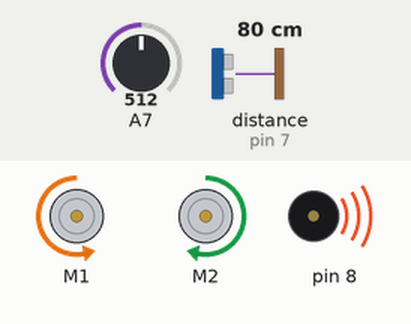
The sketch below on a simulated Arduino Uno, built with avr-gcc and run on an emulated ATmega328P. Parts: 2 × DC motor (green arrow = forward, orange = backward, longer = faster), buzzer (waves = sounding). The test bench sets the inputs (shaded band); at power-on: A7 = 512, distance to the obstacle (sensor on pin 7) 80 cm.

Above: at 4.8 s.
4.9 s: A7 set to 490
At 7.8 s:
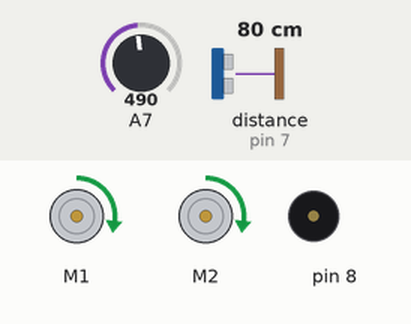
9.9 s: A7 set to 519
At 10.3 s:
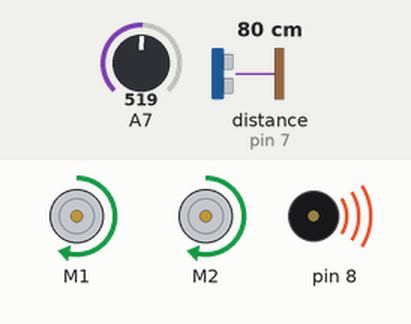
19.3 s: A7 set to 306
At 22.4 s:
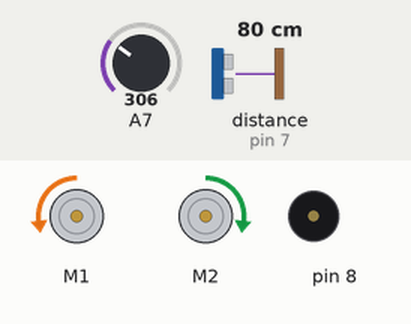
24.3 s: A7 set to 510
At 25.8 s:
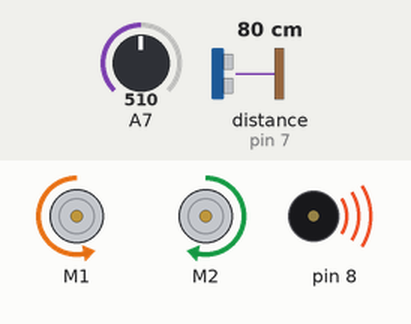
Timing chart, 0 to 34.4 s (numbered marks = the images above; inputs shaded):
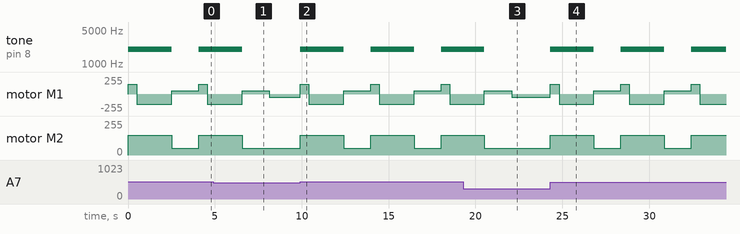

The sketch:

badrobot.ino
```cpp
#include <Makeblock.h>
#include <Arduino.h>
#include <SoftwareSerial.h>
#include <Wire.h>


MeSoundSensor mySound(PORT6);
MeUltrasonicSensor ultraSensor(PORT_7);
MeDCMotor motor1(M1);
MeDCMotor motor2(M2);

int sound = 0;
int distance = 0;

void setup(){
 Serial.begin(9600);
}

void loop(){
 sound = mySound.strength();
 distance = ultraSensor.distanceCm();
 //robot drives in one direction
 motor1.run(-50);
 motor2.run(50);

 //yell at robot
 if (sound > 500){
   //spin
   motor1.run(150);
   motor2.run(150);
   buzzerOn();
   delay(500);
   //run away
   motor1.run(-150);
   motor2.run(150);
   delay(2000);
   buzzerOff();
   //forgets you hate him and returns
   motor1.run(50);
   motor2.run(50);
   delay(1550);

 }

}
```

Measured:
- the behaviour switches between 500 and 501 on A7 (found by bisection; images 1 and 2)
- after the input at 4.9 s, tone on pin 8: goes on until 6.6 s, then stays silent; motor M2: goes on until 6.6 s, then stays forward 50/255
- after the input at 9.9 s, tone on pin 8: alternates 2000 Hz for 2.5 s and silent for 1.6 s, starting at once; motor M1: backward 50/255 → forward 150/255 at once, then repeats every 4.1 s: backward 150/255 2.0 s, forward 50/255 1.6 s, forward 150/255 0.50 s; motor M2: alternates forward 150/255 for 2.5 s and forward 50/255 for 1.6 s, starting at once
- after the input at 19.3 s, tone on pin 8: goes on until 20.5 s, then stays silent; motor M2: goes on until 20.5 s, then stays forward 50/255
- after the input at 24.3 s, tone on pin 8: alternates 2000 Hz for 2.5 s and silent for 1.6 s, starting at once; motor M1: backward 50/255 → forward 150/255 at once, then repeats every 4.1 s: backward 150/255 2.0 s, forward 50/255 1.6 s, forward 150/255 0.50 s; motor M2: alternates forward 150/255 for 2.5 s and forward 50/255 for 1.6 s, starting at once
